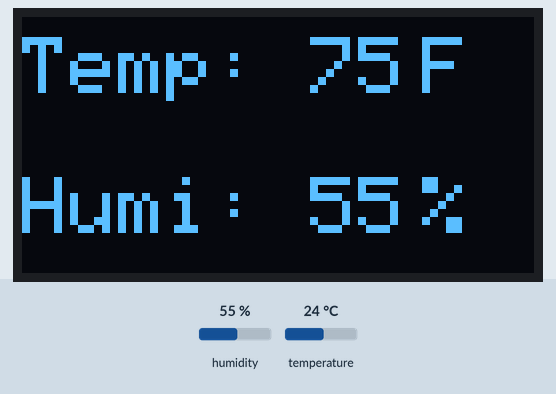
Simulated run of this sketch. Board: Arduino Uno, built with avr-gcc and run on an emulated ATmega328P. On the bench: 128×64 one-colour display. The test bench sets the inputs (shaded band); at power-on: humidity 55 %, temperature 24 °C. What the sketch prints to the serial monitor is not drawn.

Above: at 9.7 s.
9.8 s: humidity set to 22 %
At 11.5 s:
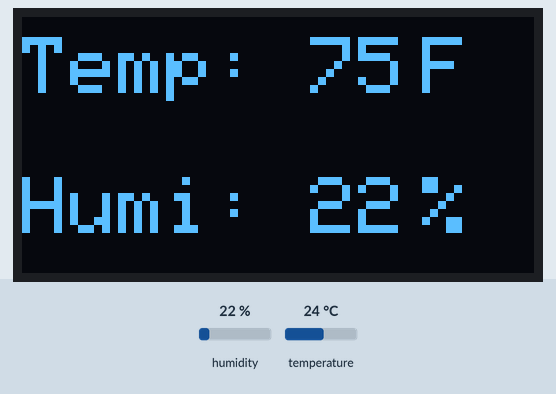
12.8 s: temperature set to 12 °C
At 14.3 s:
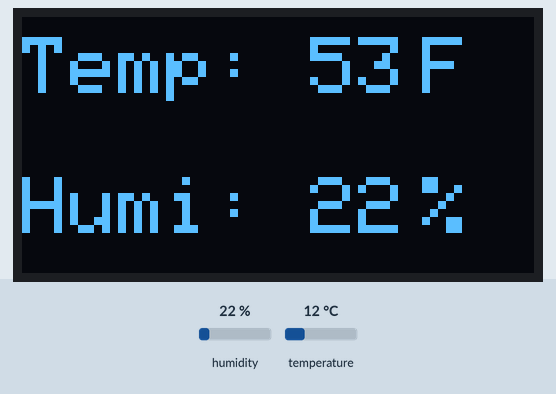
15.8 s: humidity set to 40 %
At 18.4 s:
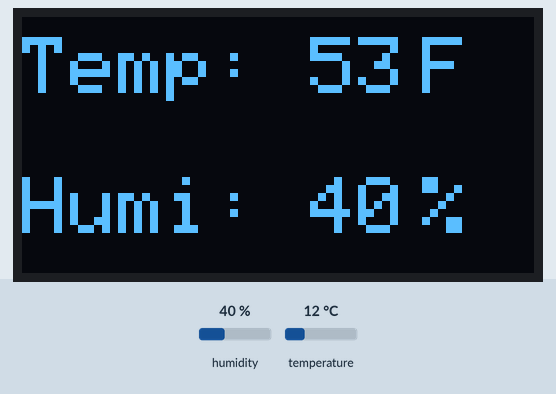
18.8 s: temperature set to 19 °C
At 20.2 s:
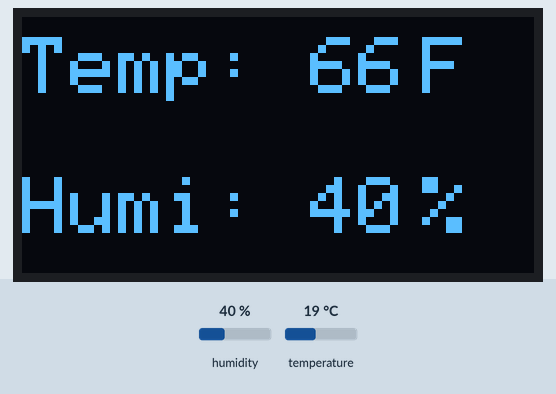
Timing chart, 0 to 21.8 s (numbered marks = the images above; inputs shaded):
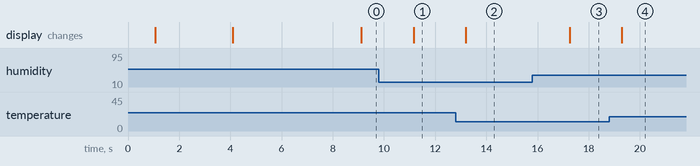

The sketch:

DHT22_Project.ino
```cpp
/*
 *  DHT-22 TEMPERATURE SENSOR
 *  DATE: 6/29/22
*/

// OLED Library by Adafruit
#include <SPI.h>
#include <Wire.h>
#include <Adafruit_GFX.h>
#include <Adafruit_SSD1306.h>

// Define OLED Size
#define SCREEN_WIDTH 128 // OLED display width, in pixels
#define SCREEN_HEIGHT 64 // OLED display height, in pixels

#define OLED_RESET     -1 // Reset pin # (or -1 if sharing Arduino reset pin)
#define SCREEN_ADDRESS 0x3C ///< See datasheet for Address; 0x3D for 128x64, 0x3C for 128x32
Adafruit_SSD1306 display(SCREEN_WIDTH, SCREEN_HEIGHT, &Wire, OLED_RESET);

// DHT-22 Library by Adafruit
#include "DHT.h"

// Set DHT-22 Pin 2
#define DHTPIN 2

// Sensor type
#define DHTTYPE DHT22

// Initialize DHT22 Sensor
DHT dht(DHTPIN, DHTTYPE);

void setup() {

  // Start Serial and set baud to 9600
  Serial.begin(9600);
  Serial.println(F("DHT22 Initialized"));


  // DHT begin
  dht.begin();

  // SSD1306_SWITCHCAPVCC = generate display voltage from 3.3V internally
  if (!display.begin(SSD1306_SWITCHCAPVCC, SCREEN_ADDRESS)) {
    Serial.println(F("SSD1306 allocation failed"));
    for (;;); // Don't proceed, loop forever
  }

  // Clear OLED Buffer and wait 1 seconds
  delay(1000);
  display.setTextColor(WHITE, BLACK);
  display.clearDisplay();

  // Welcome message
  display.setTextSize(2);
  display.setTextColor(WHITE);
  display.setCursor(0,15);
  display.println("Made with");
  display.setTextSize(2);
  display.setTextColor(WHITE);
  display.setCursor(0,32);
  display.println("love.");
  display.display();
  delay(3000);
  display.clearDisplay();

  display.setTextSize(2);
  display.setTextColor(WHITE);
  display.setCursor(20,20);
  display.println("By Chris");
  display.display();
  delay(3000);
  display.clearDisplay();

}


void loop() {
  // Pause 2 seconds before loop starts
  delay(2000);

  int h = dht.readHumidity();

  int t = dht.readTemperature();

  int f = dht.readTemperature(true);

  // Error checking
  if (isnan(h) || isnan(t) || isnan(f)) {
    Serial.println(F("DHT-22 Error"));
    return;
  }

  // Clear buffer before displaying
  display.clearDisplay();

  // Symbols
  display.setTextSize(2);
  display.setTextColor(WHITE);
  display.setCursor(100,5);
  display.println("F");

  display.setTextSize(2);
  display.setTextColor(WHITE);
  display.setCursor(100,40);
  display.println("%");


 // Temperature Static
  display.setTextSize(2);
  display.setTextColor(WHITE);
  display.setCursor(0, 5);
  display.println("Temp: ");

  // Temperature Value
  display.setTextSize(2);
  display.setTextColor(WHITE);
  display.setCursor(72, 5);
  display.println(f);

  // Humidity Static
  display.setTextSize(2);
  display.setTextColor(WHITE);
  display.setCursor(0, 40);
  display.println("Humi: ");

  // Humidity Value
  display.setTextSize(2);
  display.setTextColor(WHITE);
  display.setCursor(72, 40);
  display.println(h);

  // Display all values above
  display.display();

}
```

Measured:
- after the input at 9.8 s, the display: changes after 1.4 s (image 1)
- after the input at 12.8 s, the display: changes after 0.39 s (image 2)
- after the input at 15.8 s, the display: changes after 1.5 s (image 3)
- after the input at 18.8 s, the display: changes after 0.49 s (image 4)
